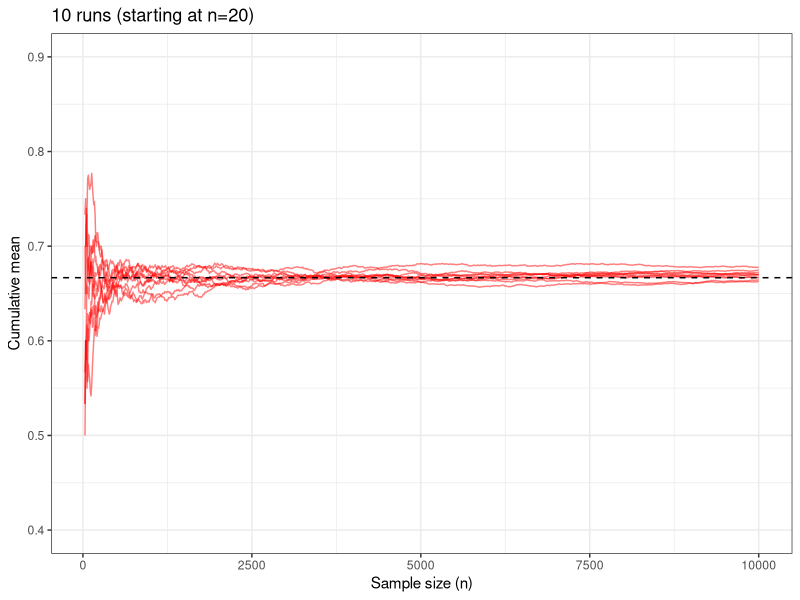
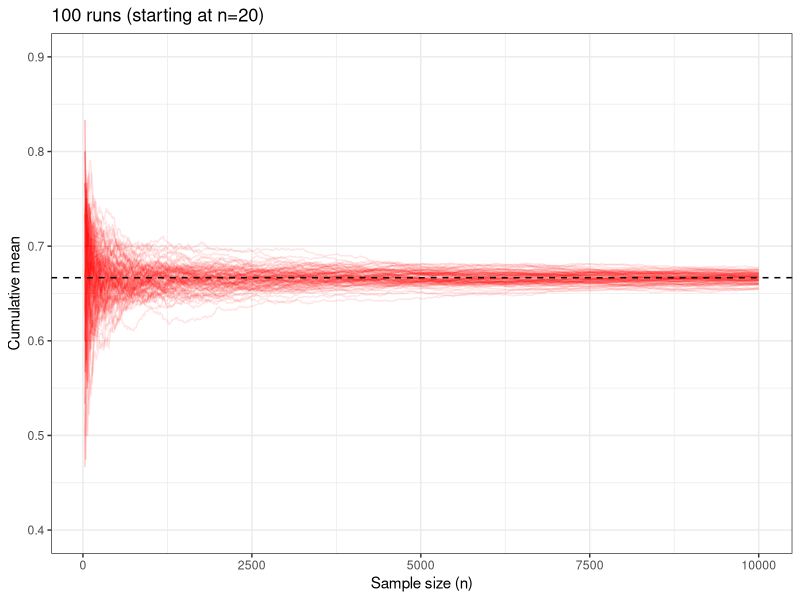
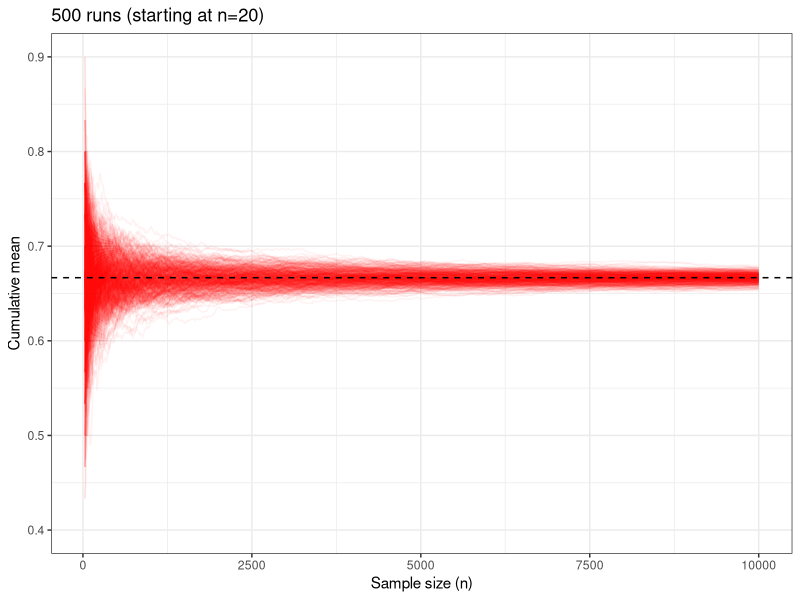
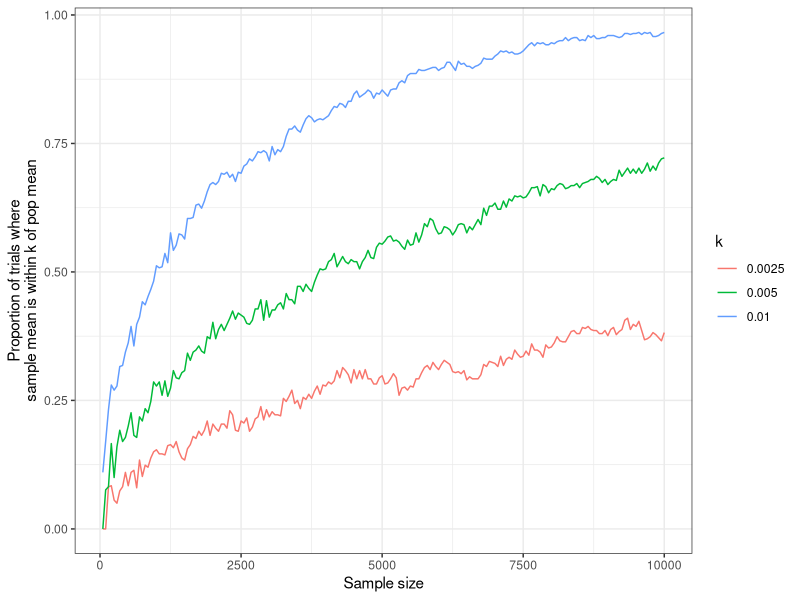
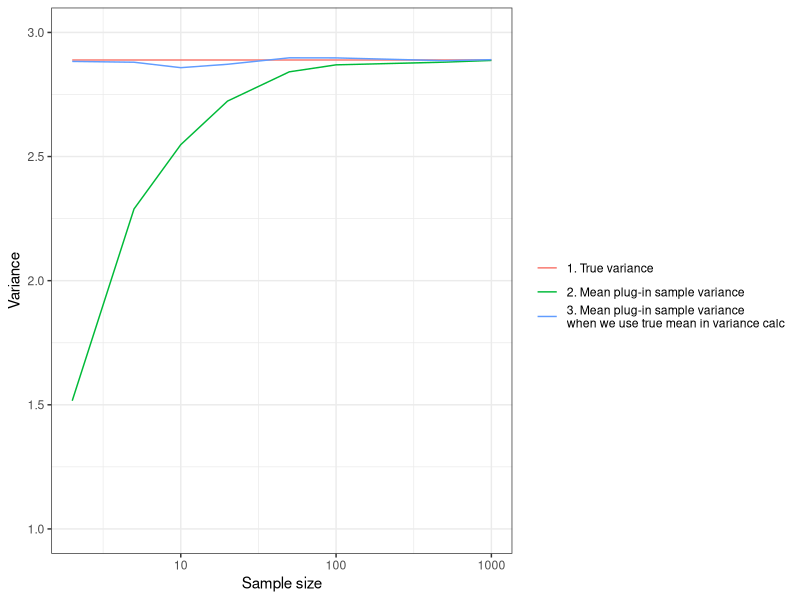
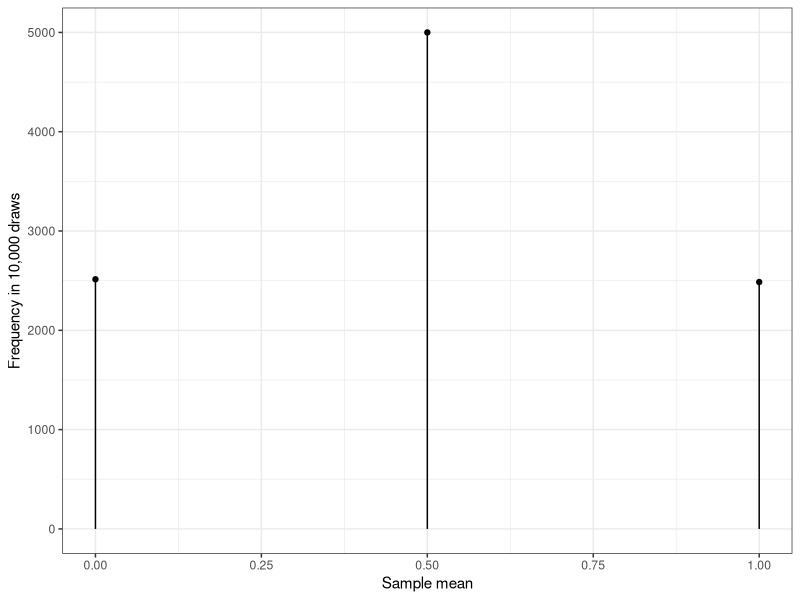
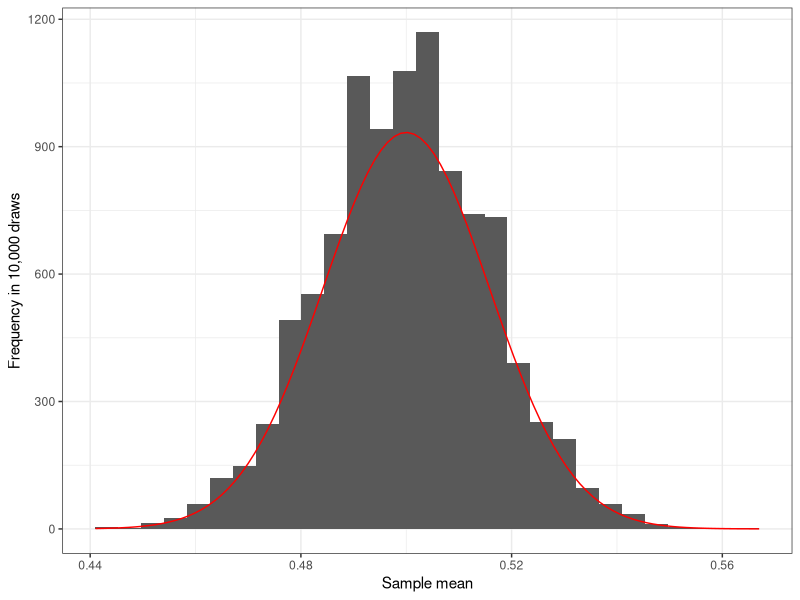
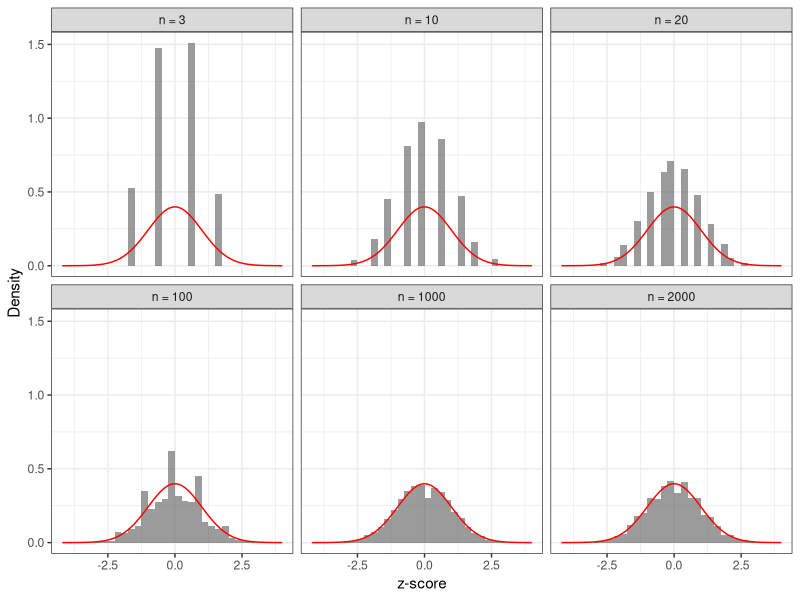

The R source for these figures, in order:
## ---- chunk 1
#| warning: false
#| message: false

library(tidyverse)
knitr::opts_chunk$set(dev = "ragg_png")
## ---- chunk 2
I <- 500
J <- 10000
expand_grid(i = 1:I,
            j = 1:J) |> 
  mutate(draw = sample(x = c(1,0), size = I*J, replace = T, prob = c(2/3, 1/3))) -> dat

dat |> 
  group_by(i) |> 
  mutate(cm = cummean(draw)) -> datt

datt |> 
  filter(j > 20 & i < 11) |> 
  filter(j %% 10 == 0) |> 
  ggplot(aes(x = j, y = cm, group = i)) + 
  geom_line(alpha = .5, col = "red") + 
  theme_bw() + 
  labs(x = "Sample size (n)", y = "Cumulative mean", title = "10 runs (starting at n=20)") + 
  coord_cartesian(ylim = c(.4, .9)) + 
  geom_hline(yintercept = 2/3, lty = 2)
## ---- chunk 3
datt |> 
  filter(j > 20 & i < 101) |> 
  filter(j %% 10 == 0) |> 
  ggplot(aes(x = j, y = cm, group = i)) + 
  geom_line(alpha = .1, col = "red") + 
  theme_bw() + 
  labs(x = "Sample size (n)", y = "Cumulative mean", title = "100 runs (starting at n=20)") + 
  coord_cartesian(ylim = c(.4, .9)) + 
  geom_hline(yintercept = 2/3, lty = 2)
## ---- chunk 4
datt |> 
  filter(j > 20) |> 
  filter(j %% 10 == 0) |> 
  ggplot(aes(x = j, y = cm, group = i)) + 
  geom_line(alpha = .05, col = "red") + 
  theme_bw() + 
  labs(x = "Sample size (n)", y = "Cumulative mean", title = "500 runs (starting at n=20)") + 
  coord_cartesian(ylim = c(.4, .9)) + 
  geom_hline(yintercept = 2/3, lty = 2) 
## ---- chunk 5
datt |> 
  ungroup() |> 
  mutate(dev = abs(cm - 2/3)) |>
  filter(j %% 50 == 0) |> 
  expand_grid(k = c(.0025, .005, .01)) |> 
  group_by(j, k) |> 
  summarize(prop_inside = mean(dev < k)) -> dattt

dattt |> 
  ungroup() |> 
  ggplot(aes(x = j, y = prop_inside, col = factor(k), group = factor(k))) + 
  geom_line() + 
  labs(x = "Sample size", y = "Proportion of trials where\nsample mean is within k of pop mean",
       col = "k") + 
  theme_bw()
## ---- chunk 6
#| echo: true
samp <- c(1,5,2,6,3,4,2)
## ---- chunk 7
#| echo: true
mean(samp^2) - mean(samp)^2
## ---- chunk 8
#| echo: true
mean(samp^2) - mean(samp)^2 # our plug-in sample variance estimator
var(samp)                # R's var() function
## ---- chunk 9
x <- c(1,2,5)
vx <- mean(x^2) - mean(x)^2

pisv_func <- function(samp){mean(samp^2) - mean(samp)^2}
pisv_func_2 <- function(samp, ex){mean((samp - ex)^2)}

expand_grid(size = c(2, 5, 10, 20, 50, 100, 500, 1000),
            rep = 1:1000) |> 
  mutate(samp = map(size, sample, x = x, replace = T)) |> 
  mutate(pisv = sapply(samp, pisv_func),
         #unbiased_v = sapply(samp, var),
         pisv_2 = sapply(samp, pisv_func_2, ex = mean(x))) |> 
  group_by(size) |> 
  summarize(`1. True variance` = vx,
            `2. Mean plug-in sample variance` = mean(pisv),
            `3. Mean plug-in sample variance\nwhen we use true mean in variance calc` = mean(pisv_2)) |> 
            # `2. Unbiased variance estimate` = unbiased_v) |>  # (1 - 1/size)*vx) |>
  pivot_longer(cols = contains("variance")) |> 
  ggplot(aes(x = size, y = value, col = name)) +
  geom_line() + 
  scale_x_log10() + 
  labs(x = "Sample size", y = "Variance", col = "") + 
  expand_limits(y = c(1, 3)) + 
  theme_bw()
## ---- chunk 10
x <- c(0, 1)
ex = mean(x)
vx <- mean((x - mean(x))^2)

n <- 2
m <- 10000
samp_means <- replicate(m, mean(sample(x, size = n, replace = T)))

tibble(sm = samp_means) |> 
  count(sm) -> counts 

bind_rows(counts |> mutate(type = "tip"),
          counts |> mutate(type = "base", n = 0)) -> for_plot 

for_plot %>% 
  ggplot(aes(x = sm, y = n)) + 
  geom_point(data = filter(for_plot, type == "tip")) +
  geom_line(aes(group = factor(sm))) +
  labs(x = "Sample mean", y = "Frequency in 10,000 draws") + 
  theme_bw()
## ---- chunk 11
n <- 1000
samp_means <- replicate(m, mean(sample(x, size = n, replace = T)))

dnorm10 <- function(...){
  37*dnorm(...)
}
tibble(sm = samp_means) |> 
  ggplot(aes(x = sm)) + 
  geom_histogram(bins = 30) + # aes(y = ..density..),  
  stat_function(fun = dnorm10,
                args = list(mean = mean(x), sd = sqrt((mean(x^2) - mean(x)^2)/n)),
                col = "red") + 
  labs(x = "Sample mean", y = "Frequency in 10,000 draws") + 
  theme_bw()
## ---- chunk 12

expand_grid(n = c(3, 10, 20, 100, 1000, 2000),
            rep = 1:10000) |> 
  mutate(samp = map(n, sample, x = c(0, 1), replace = T),
         samp_mean = map_dbl(samp, mean),
         z = sqrt(n)*(samp_mean - ex)/sqrt(vx),
         facet_labs = fct_reorder(str_c("n = ", n), n)) |> 
  ggplot(aes(x = z)) +
  geom_histogram(aes(y = ..density..), breaks = .0001 + seq(-3, 3, by = .25), alpha = .6) + 
  #geom_density(col = "blue") + # histogram(aes(y = ..density..), breaks = .0001 + seq(-3, 3, by = .25)) +
  facet_wrap(vars(facet_labs)) + 
  stat_function(fun = dnorm,
                args = list(mean = 0, sd = 1),
                col = "red") + 
  labs(x = "z-score", y = "Density") + 
  theme_bw()
## ---- chunk 13
#| echo: true
choose(n = 1000, k = 1000)
choose(n = 1000, k = 500)
## ---- chunk 14
#| echo: true
ks <- 0:1000 # number of heads
n <- 1000 # sample size

nways <- rep(NA, 1001) # storage for for-loop
for(i in 1:length(ks)){
  # number of ways to get k successes in n trials
  nways[i] <- choose(k = ks[i], n = n) 
}
head(nways, 4)
## ---- chunk 15
#| echo: true
plot(ks/1000, nways/sum(nways), pch = 19, cex = .25, 
     xlab = "Sample mean", ylab = "Probability in 1000 trials")
## ---- chunk 16
plot(ks/1000, nways/sum(nways), pch = 19, cex = .25, 
     xlab = "Sample mean", ylab = "Probability in 1000 trials",
     xlim = c(.4, .6))
x <- seq(.4, .6, length = 1000)
lines(x, dnorm(x, mean = .5, sd = sqrt(.5^2/1000))/1000, col = "blue")
text(x = .55, y = .02, labels = "Black dots: probability that\nsample mean is x (in 1000 trials)\nBlue line: normal distribution")
## ---- chunk 17
plot_function <- function(dat, mean_x = 10, sd_x = 3, title = "X is normal"){
  
  dat |> 
    mutate(samp_mean = map_dbl(samp, mean),
           z = sqrt(n)*(samp_mean - mean_x)/sd_x,
           facet_labs = fct_reorder(str_c("n = ", n), n)) |> 
    ggplot(aes(x = z)) +
    geom_histogram(aes(y = ..density..), breaks = .0001 + seq(-3, 3, by = .25), alpha = .6) + 
    # geom_density(col = "blue") +
    facet_wrap(vars(facet_labs)) + 
    stat_function(fun = dnorm,
                args = list(mean = 0, sd = 1),
                col = "red") + 
    labs(x = "z-score", y = "Density", title = title)
}
## ---- chunk 18
expand_grid(n = c(3, 10, 20, 100, 1000, 2000),
            rep = 1:10000) |> 
  mutate(samp = map(n, rbinom, size = 1, prob = .5)) -> dat

plot_function(dat, mean_x = .5, sd_x = .5, title = "X is binomial; Pr(success) = .5")
## ---- chunk 19
expand_grid(n = c(3, 10, 20, 100, 1000, 2000),
            rep = 1:10000) |> 
  mutate(samp = map(n, rbinom, size = 1, prob = .9)) -> dat

plot_function(dat, mean_x = .9, sd_x = sqrt(.9*.1), title = "X is binomial; Pr(success) = .9")
## ---- chunk 20
x <- seq(0, 5, by = .01)
dx <- dlnorm(x)
tibble(x, dx) |> 
  ggplot(aes(x = x, y = dx)) + 
  geom_line() + 
  labs(title = "Lognormal distribution")
## ---- chunk 21

expand_grid(n = c(3, 10, 20, 100, 1000, 2000),
            rep = 1:10000) |> 
  mutate(samp = map(n, rlnorm)) -> dat

plot_function(dat, mean_x = exp(1/2), sd_x = sqrt(exp(1)^2 - exp(1)), title = "X is lognormal")
